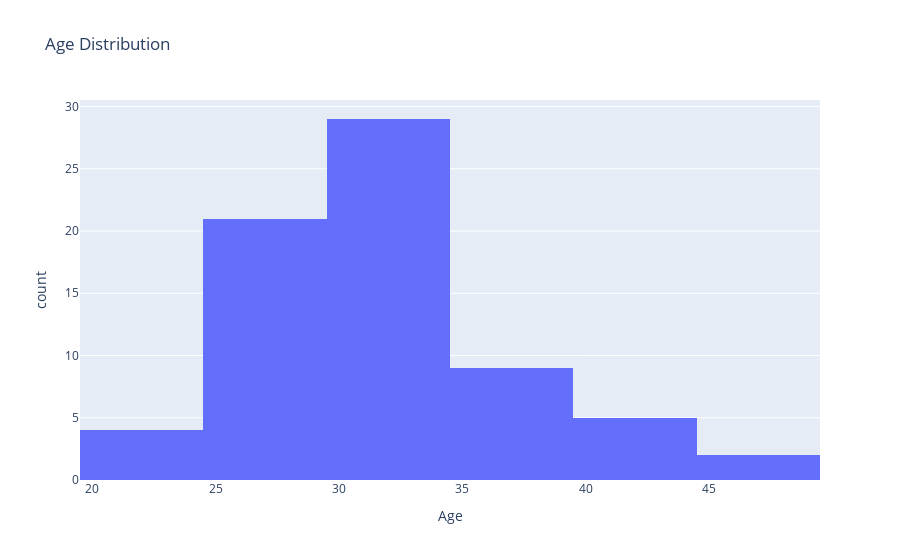

Notebook source saved alongside this figure:
### Code cell
fig = px.histogram(df7, x='Age', nbins=5, title='Age Distribution ')

fig.show()

### Figure 1 — Plotly figure (JSON) as saved in the notebook; plotly's stock layout.template omitted (floating-point values rounded to 4 significant figures)
{"data": [{"alignmentgroup": "True", "bingroup": "x", "hovertemplate": "Age=%{x}<br>count=%{y}<extra></extra>", "legendgroup": "", "marker": {"color": "#636efa"}, "name": "", "nbinsx": 5, "offsetgroup": "", "orientation": "v", "showlegend": false, "type": "histogram", "x": [44, 40, 34, 35, 43, 44, 45, 46, 29, 33, 34, 34, 33, 27, 30, 29, 40, 31, 39, 30, 28, 32, 25, 34, 27, 26, 29, 28, 38, 29, 34, 29, 34, 31, 35, 30, 31, 35, 28, 34, 30, 31, 39, 38, 25, 26, 36, 26, 30, 31, 31, 32, 33, 34, 35, 24, 25, 28, 23, 29, 23, 24, 25, 26, 29, 30, 31, 32, 33, 34], "xaxis": "x", "yaxis": "y"}], "layout": {"barmode": "relative", "legend": {"tracegroupgap": 0}, "title": {"text": "Age Distribution "}, "xaxis": {"anchor": "y", "domain": [0, 1], "title": {"text": "Age"}}, "yaxis": {"anchor": "x", "domain": [0, 1], "title": {"text": "count"}}}}
